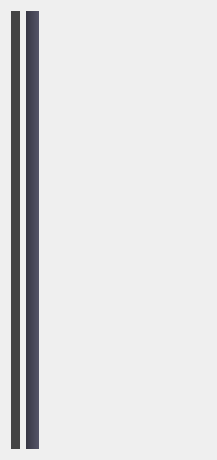
<?xml version="1.0" encoding="UTF-8"?>
<ui version="4.0">
 <class>MainWindow</class>
 <widget class="QMainWindow" name="MainWindow">
  <property name="geometry">
   <rect>
    <x>0</x>
    <y>0</y>
    <width>217</width>
    <height>460</height>
   </rect>
  </property>
  <property name="windowTitle">
   <string>MainWindow</string>
  </property>
  <widget class="QWidget" name="centralWidget">
   <layout class="QHBoxLayout" name="horizontalLayout_2">
    <item>
     <layout class="QHBoxLayout" name="horizontalLayout">
      <item>
       <widget class="QToolBar" name="toolbar1">
        <property name="sizePolicy">
         <sizepolicy hsizetype="Fixed" vsizetype="Preferred">
          <horstretch>0</horstretch>
          <verstretch>0</verstretch>
         </sizepolicy>
        </property>
        <property name="minimumSize">
         <size>
          <width>0</width>
          <height>0</height>
         </size>
        </property>
        <property name="maximumSize">
         <size>
          <width>70</width>
          <height>16777215</height>
         </size>
        </property>
        <property name="styleSheet">
         <string notr="true">QToolBar {
	background: #444;
	border: none;
    icon-size: 24px;
	padding: 0;
	margin: 0;
	spacing: 0;
}
QToolBar QToolButton {
	background: transparent;
	border: none;
    width: 70px;
	padding: 4px;
	margin: 0;
	spacing: 0;
    color: #fff;
}
QToolBar QToolButton:checked,
QToolBar QToolButton:pressed {
    background: #282828;
}</string>
        </property>
        <property name="orientation">
         <enum>Qt::Vertical</enum>
        </property>
        <property name="toolButtonStyle">
         <enum>Qt::ToolButtonTextUnderIcon</enum>
        </property>
       </widget>
      </item>
      <item>
       <widget class="QToolBar" name="toolbar2">
        <property name="styleSheet">
         <string notr="true">QToolBar {
	background: qlineargradient(spread:pad, x1:0, y1:0, x2:1, y2:0, stop:0 rgba(54, 54, 67, 255), stop:1 rgba(84, 84, 104, 255));
	border: none;
	icon-size: 48px;
}
QToolButton {
	background: transparent;
	padding: 2px;
	margin: 0;
	spacing: 0;
	border: none;
	width: 56px;
	height: 48px;
}
QToolButton:checked {
background-color: qlineargradient(spread:pad, x1:0, y1:0, x2:1, y2:0, stop:0 rgba(13, 13, 16, 255), stop:1 rgba(33, 33, 41, 255));
}
QToolButton:hover, QToolButton:checked:hover {
background-color: rgb(96, 96, 96);
}
QToolButton:pressed {
background-color: rgb(64, 64, 64);
}</string>
        </property>
        <property name="orientation">
         <enum>Qt::Vertical</enum>
        </property>
       </widget>
      </item>
      <item>
       <spacer name="horizontalSpacer">
        <property name="orientation">
         <enum>Qt::Horizontal</enum>
        </property>
        <property name="sizeHint" stdset="0">
         <size>
          <width>40</width>
          <height>20</height>
         </size>
        </property>
       </spacer>
      </item>
     </layout>
    </item>
   </layout>
  </widget>
 </widget>
 <layoutdefault spacing="6" margin="11"/>
 <resources/>
 <connections/>
</ui>
